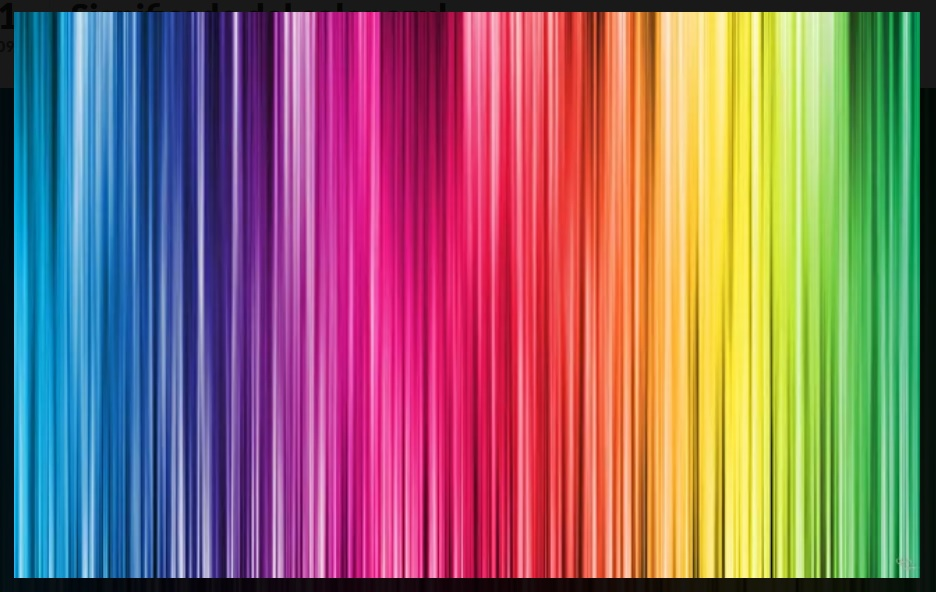
#> input picture 5_Deteccion_de_colores_HSV/arcoiris.jpg, 936 x 592 px
$ python 2_detectar_colores_azul.py
#> lines starting #> are read from the running program, lines starting #| are printed output that depends on the picture; after the words box and inside, x2 and y2 are one past the last pixel; in counts of white or black regions, pixels touching at a corner belong together
import cv2
import numpy as np
import imutils

imagenBGR = cv2.imread('arcoiris.jpg')
#> imagenBGR is the input picture: shape (592, 936, 3); mean B, G, R 110, 107.6, 144.8
imagenHSV = cv2.cvtColor(imagenBGR, cv2.COLOR_BGR2HSV)
#> imagenHSV: shape (592, 936, 3); mean H, S, V 96.2, 175.2, 183.5

# arreglos umbral AZUL y  mascara
azulBajo1 = np.array([100,100,20],dtype=np.uint8)
azulAlto1 = np.array([125,255,255],dtype=np.uint8)
mascara_azul = cv2.inRange(imagenHSV,azulBajo1,azulAlto1)
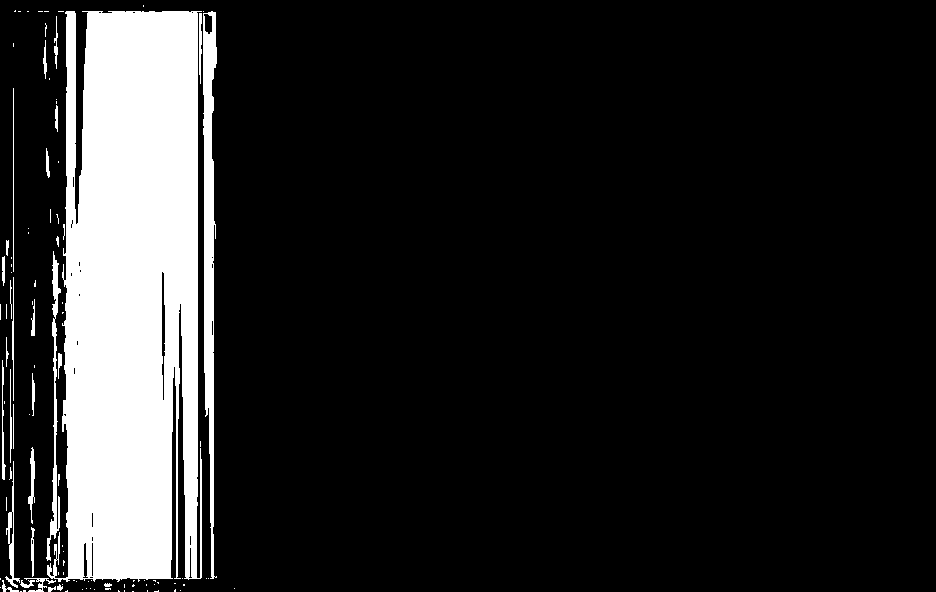
#> mascara_azul: shape (592, 936); 14.5% white; 106 white regions (74 under 20 px), largest, box (x1, y1, x2, y2) and area: (47, 11, 202, 582) 71335, (203, 11, 217, 579) 4583, (46, 251, 61, 561) 1163
filtro_azul = cv2.bitwise_and(imagenBGR,imagenBGR,mask=mascara_azul)
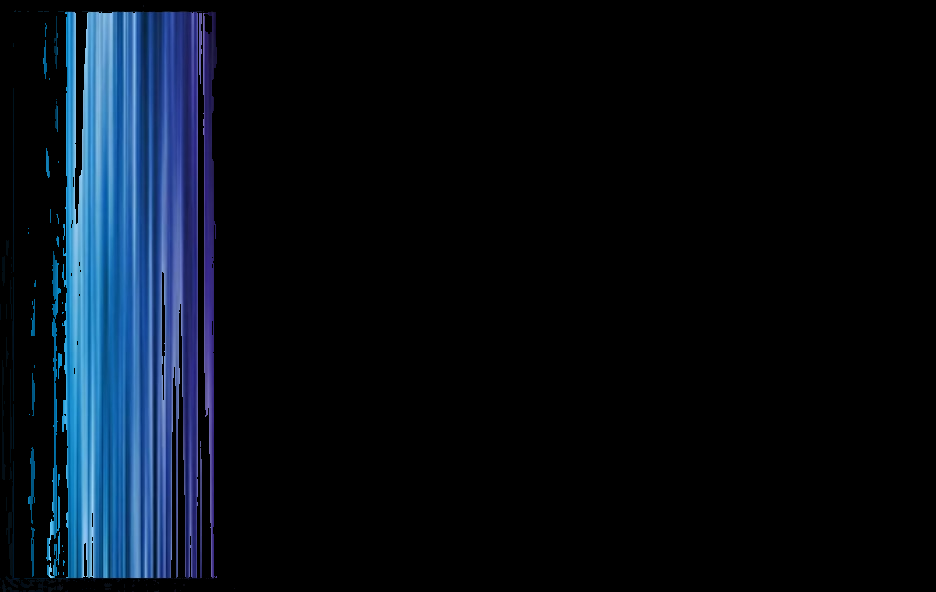
#> filtro_azul: shape (592, 936, 3); mean B, G, R 23.3, 14.2, 6.9


'''
# arreglos donde se encuentra el rojo en el umbral--
redBajo1 = np.array([0,100,20],dtype=np.uint8)
redAlto1 = np.array([8,255,255],dtype=np.uint8)
redBajo2 = np.array([175,100,20],dtype=np.uint8)
redAlto2 = np.array([179,255,255],dtype=np.uint8)

# Creando las máscaras ....
maskRed1 = cv2.inRange(imagenHSV,redBajo1,redAlto1)
maskRed2 = cv2.inRange(imagenHSV,redBajo2,redAlto2)

maskRED = cv2.add(maskRed1,maskRed2)

maskRED_REAL = cv2.bitwise_and(imagenBGR,imagenBGR,mask=maskRED)

'''

# ver resultados
cv2.imshow('ORIGINAL', imagenBGR)
cv2.imshow('HSV', imagenHSV)
cv2.imshow('SOLO MASCARA', mascara_azul)
cv2.imshow('SOLO MASCARA COLOREADA', filtro_azul)

cv2.waitKey(0)
cv2.destroyAllWindows

$ run again, with 5_Deteccion_de_colores_HSV/escalaHSV.jpg copied over 5_Deteccion_de_colores_HSV/arcoiris.jpg
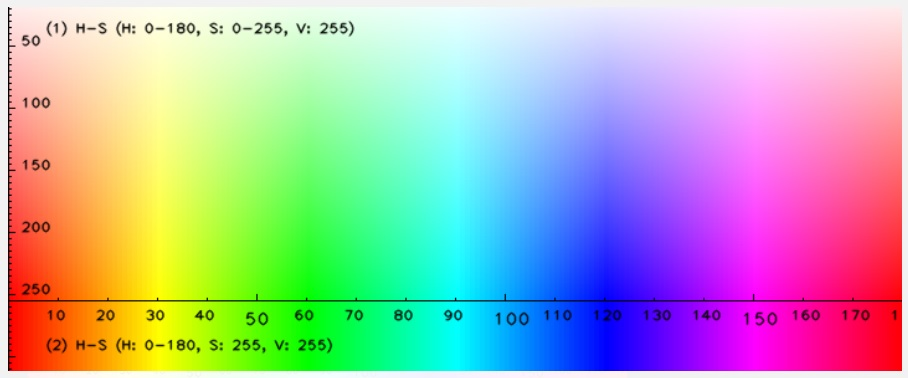
#> input picture 5_Deteccion_de_colores_HSV/escalaHSV.jpg, 908 x 378 px
#> imagenBGR is the input picture: shape (378, 908, 3); mean B, G, R 176.9, 176.4, 176
#> imagenHSV: shape (378, 908, 3); mean H, S, V 88.6, 151.1, 250
#> `mascara_azul = cv2.inRange(imagenHSV,azulBajo1,azulAlto1)`:
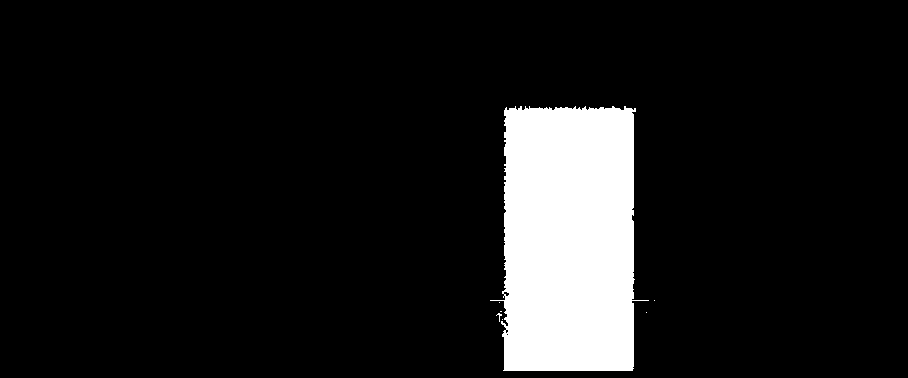
#> mascara_azul: shape (378, 908); 9.9% white; 7 white regions (6 under 20 px), largest, box (x1, y1, x2, y2) and area: (490, 106, 649, 371) 34035
#> `filtro_azul = cv2.bitwise_and(imagenBGR,imagenBGR,mask=mascara_azul)`:
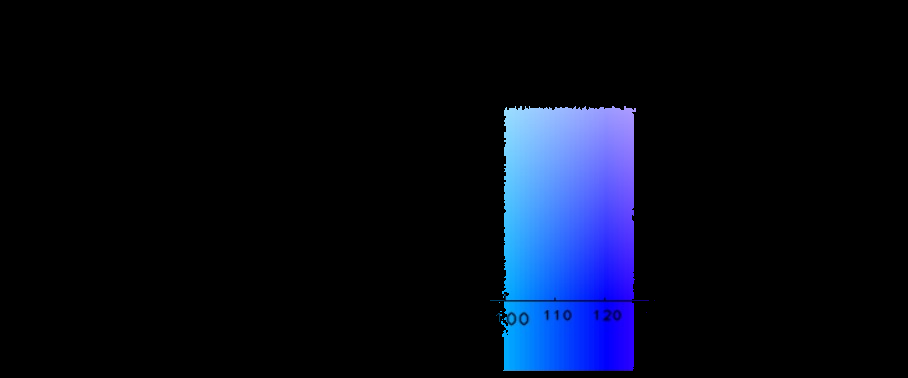
#> filtro_azul: shape (378, 908, 3); mean B, G, R 24.9, 10.8, 6.1

$ run again, with 5_Deteccion_de_colores_HSV/WhatsApp Image 2022-10-31 at 12.04.00 AM(1).jpeg copied over 5_Deteccion_de_colores_HSV/arcoiris.jpg
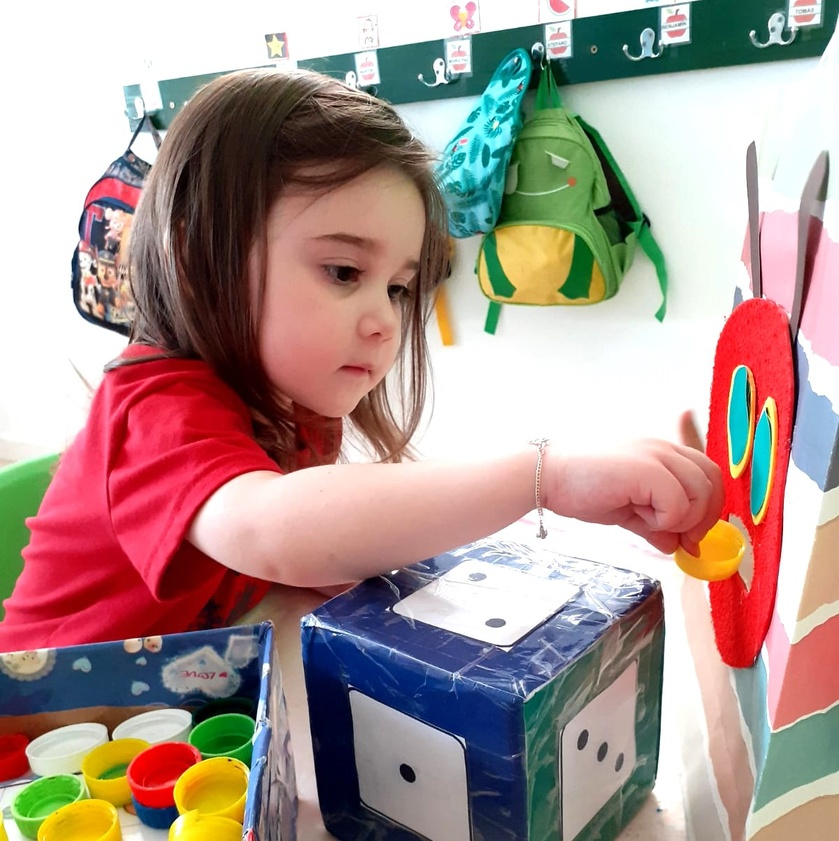
#> input picture 5_Deteccion_de_colores_HSV/WhatsApp Image 2022-10-31 at 12.04.00 AM(1).jpeg, 839 x 841 px, shrunk from 1200 x 1204 before the run
#> imagenBGR is the input picture: shape (841, 839, 3); mean B, G, R 143.1, 148.5, 171
#> imagenHSV: shape (841, 839, 3); mean H, S, V 59, 94.4, 185.7
#> `mascara_azul = cv2.inRange(imagenHSV,azulBajo1,azulAlto1)`:
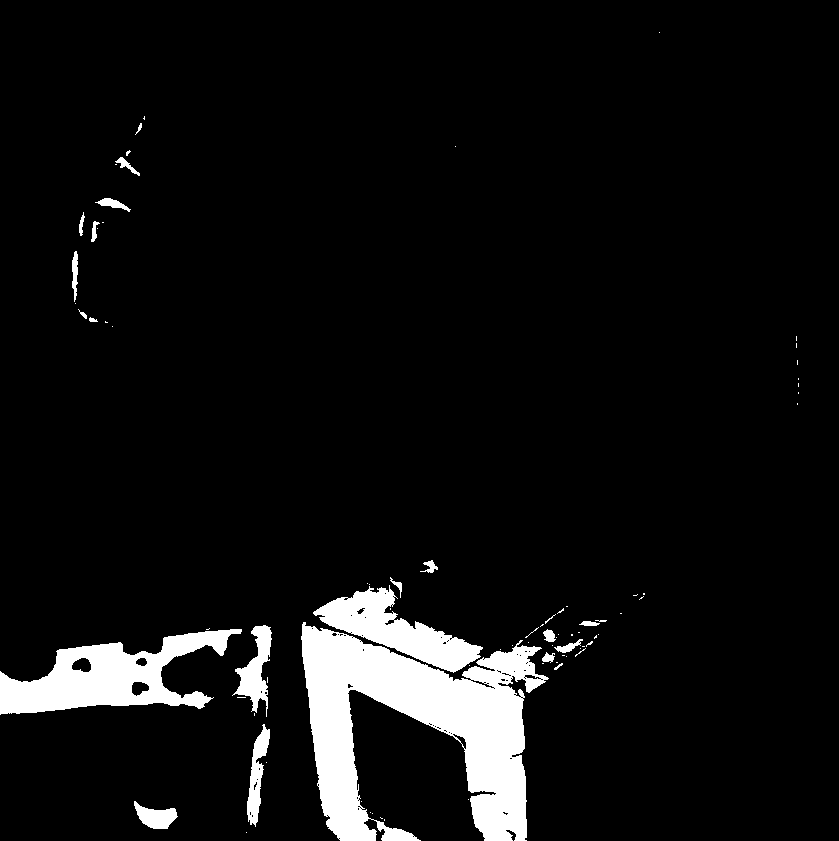
#> mascara_azul: shape (841, 839); 6.6% white; 82 white regions (61 under 20 px), largest, box (x1, y1, x2, y2) and area: (301, 622, 549, 841) 26391, (0, 629, 242, 715) 9651, (313, 585, 483, 673) 5616
#> `filtro_azul = cv2.bitwise_and(imagenBGR,imagenBGR,mask=mascara_azul)`:
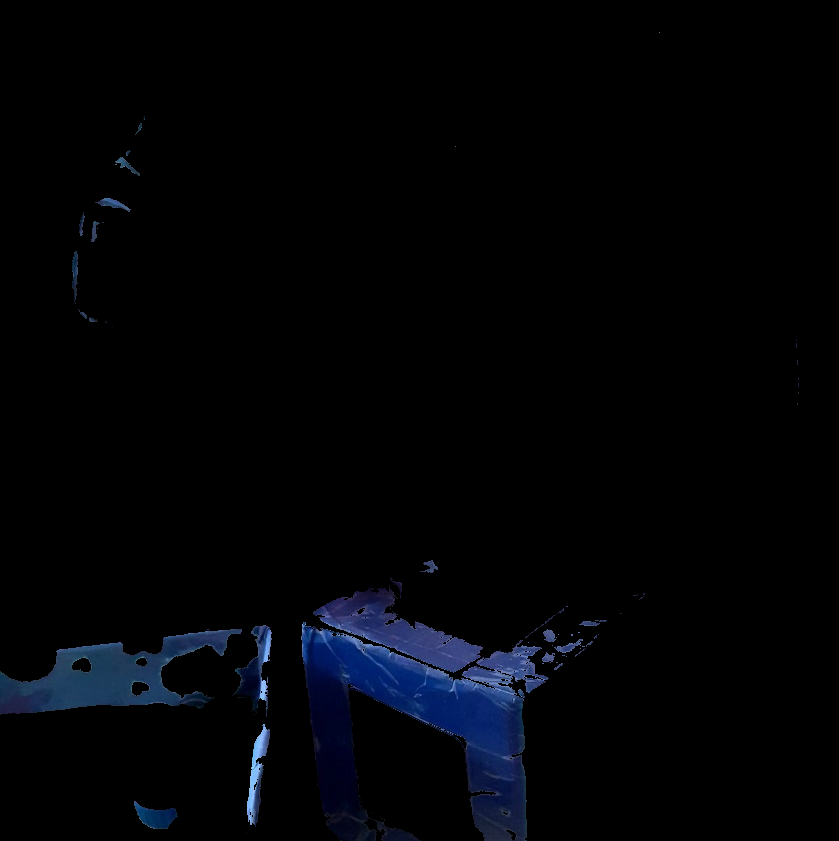
#> filtro_azul: shape (841, 839, 3); mean B, G, R 6.2, 3.1, 1.9
